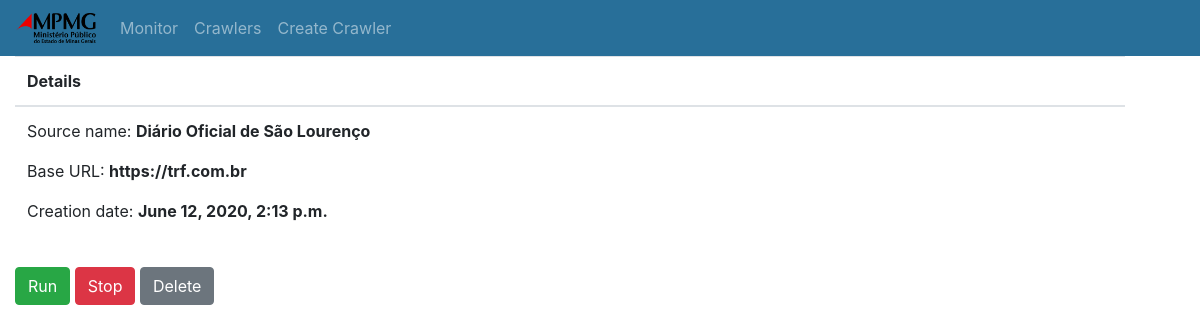
The app's page /detail/14/ with its own data.
### main/models.py (models this page shows, shortened)
class TimeStamped(models.Model):
    creation_date = models.DateTimeField()
    last_modified = models.DateTimeField()
    class Meta:
        abstract = True

class CrawlRequest(TimeStamped):
    source_name = models.CharField(max_length=200)
    base_url  = models.CharField(max_length=200)
    obey_robots = models.BooleanField(blank=True, null=True)
    ANTIBLOCK_TYPE = [
        ('none', 'None'),
        ('ip', 'IP rotation'),
        ('user_agent', 'User-agent rotation'),
        ('delay', 'Delays'),
        ('cookies', 'Use cookies'),
    ]
    antiblock = models.CharField(max_length=15, choices=ANTIBLOCK_TYPE, default='none')
    IP_TYPE = [
        ('tor', 'Tor'),
        ('proxy', 'Proxy'),
    ]
    ip_type = models.CharField(max_length=15, choices=IP_TYPE, null=True, blank=True)
    proxy_list = models.CharField(max_length=2000, blank=True, null=True) # available for Proxy List
    max_reqs_per_ip = models.IntegerField(blank=True, null=True)
    max_reuse_rounds = models.IntegerField(blank=True, null=True)
    reqs_per_user_agent = models.IntegerField(blank=True, null=True)
    user_agents_file = models.CharField(max_length=2000, blank=True, null=True)
    delay_secs = models.IntegerField(blank=True, null=True)
    DELAY_TYPE = [
        ('random', 'Random'),
        ('fixed', 'Fixed'),
    ]
    delay_type = models.CharField(max_length=15, choices=DELAY_TYPE, blank=True, null=True)
    cookies_file = models.CharField(max_length=2000, blank=True, null=True)
    persist_cookies = models.BooleanField(blank=True, null=True)
    CAPTCHA_TYPE = [
        ('none', 'None'),
        ('image', 'Image'),
        ('sound', 'Sound'),
    ]
    captcha = models.CharField(max_length=15, choices=CAPTCHA_TYPE, default='none')
    has_webdriver = models.BooleanField(blank=True, null=True)
    webdriver_path = models.CharField(max_length=1000, blank=True, null=True)
    img_xpath = models.CharField(max_length=100, blank=True, null=True)
    sound_xpath = models.CharField(max_length=100, blank=True, null=True)
    CRAWLER_TYPE = [
        ('static_page', 'Static Page'),
        ('form_page', 'Page with Form'),
        ('single_file', 'Single File'),
        ('bundle_file', 'Bundle File'),
    ]
    crawler_type = models.CharField(max_length=15, choices=CRAWLER_TYPE, default='static_page')
    explore_links = models.BooleanField(blank=True, null=True)
    link_extractor_max_depht = models.IntegerField(blank=True, null=True)
    link_extractor_allow = models.CharField(max_length=1000, blank=True, null=True)
    def __str__(self):
        return self.source_name

### main/views.py (the view)
# urls.py: path("detail/<int:id>/", views.detail_crawler, name="detail_crawler"),
def detail_crawler(request, id):
    crawler = CrawlRequest.objects.get(id=id)
    print("***************")
    print(crawler)
    return render(request, 'main/detail_crawler.html', {'crawler': crawler})

### main/templates/main/detail_crawler.html (shortened to what this page needs)
{% extends 'main/base.html' %}
{% block content %}
<div class="container" id="body-row">
    <table class="table">
        <thead>
            <tr>
                <th scope="col">Details</th>
            </tr>
        </thead>
        <tbody>
            <tr>
                <td>
                <p>Source name: <strong>{{ crawler.source_name }}</strong></p>
                <p>Base URL: <strong>{{ crawler.base_url }}</strong></p>
                <p>Creation date: <strong>{{ crawler.creation_date }}</strong></p>
            </td>
            </tr>
        </tbody>
    </table>
    <button class="btn btn-success" onclick="runScript('{{ crawler.id }}')">Run</button>
    <button class="btn btn-danger">Stop</button>
    <a class="btn btn-secondary" href="{% url 'delete_crawler' crawler.id %}">Delete</a>
</div>
{% endblock %}

### main/staticfiles/css/style.css (style rules this page uses)
body { padding-top: 56px; }
#body-row { margin-left:0; margin-right:0; }

### records on screen
CrawlRequest: source_name "Diário Oficial de São Lourenço", base_url "https://trf.com.br", creation_date "June 12, 2020, 2:13 p.m."
